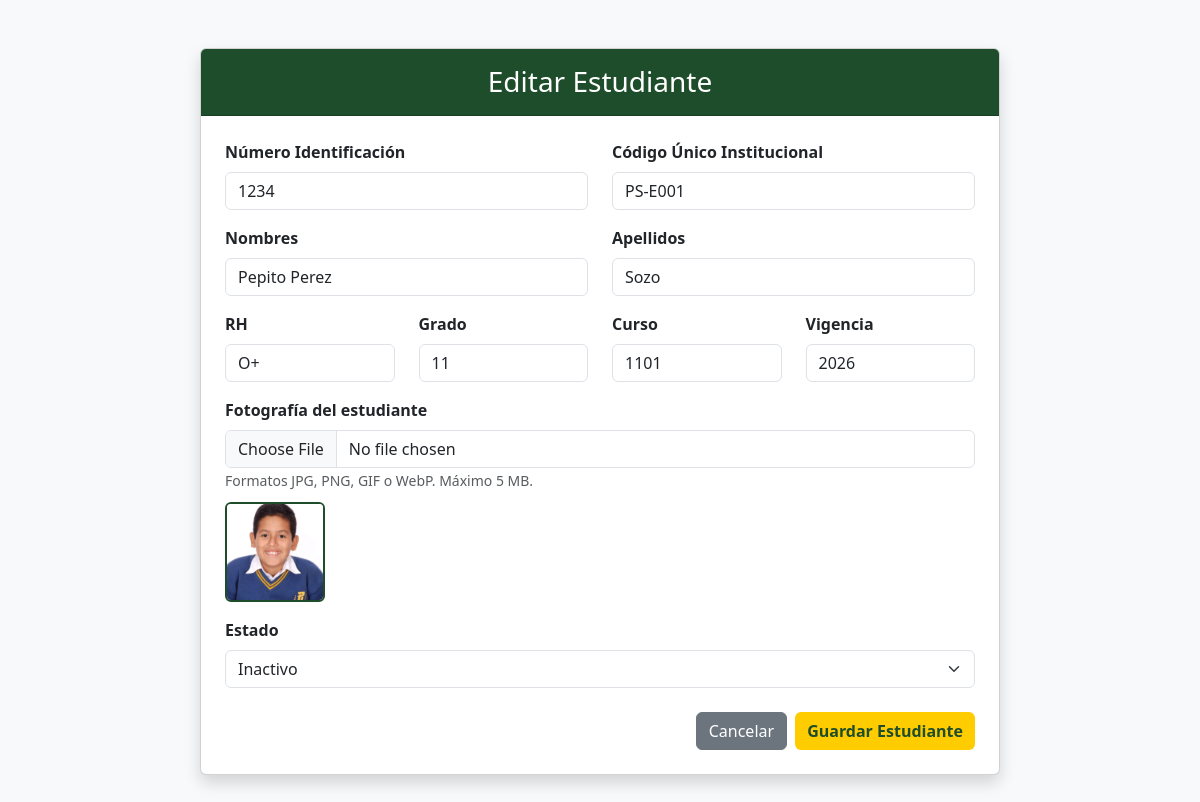
Screenshot of /crear_estudiante.php?editar=1 (signed in) with the database file from the repository.
### tables this page shows
CREATE TABLE `estudiantes` (
  `id_estudiante` int NOT NULL,
  `numero_identificacion` varchar(20) NOT NULL,
  `nombres` varchar(50) NOT NULL,
  `apellidos` varchar(50) NOT NULL,
  `rh` varchar(5) NOT NULL,
  `grado` varchar(10) NOT NULL,
  `curso` varchar(10) NOT NULL,
  `codigo_unico` varchar(50) NOT NULL,
  `ruta_fotografia` varchar(255) DEFAULT NULL,
  `qr_token` varchar(64) NOT NULL,
  `vigencia` year NOT NULL,
  `estado` enum('Activo','Inactivo') DEFAULT 'Activo'
);

### crear_estudiante.php (the view, shortened to what this page needs)
<?php
include 'conexion/conex.php';
$id_estudiante = "";
$identificacion = "";
$nombres = "";
$apellidos = "";
$rh = "";
$grado = "";
$curso = "";
$codigo_unico = "";
$ruta_fotografia = "";
$vigencia = date("Y");
$estado = "Activo";
$es_editar = false;
if (isset($_GET['editar'])) {
    $es_editar = true;
    $id_estudiante = intval($_GET['editar']);
    $res = mysqli_query($conn, "SELECT * FROM estudiantes WHERE id_estudiante = $id_estudiante");
    if ($res && mysqli_num_rows($res) > 0) {
        $est = mysqli_fetch_assoc($res);
        $identificacion = $est['numero_identificacion'];
        $nombres = $est['nombres'];
        $apellidos = $est['apellidos'];
        $rh = $est['rh'];
        $grado = $est['grado'];
        $curso = $est['curso'];
        $codigo_unico = $est['codigo_unico'];
        $ruta_fotografia = $est['ruta_fotografia'] ?? '';
        $vigencia = $est['vigencia'];
        $estado = $est['estado'];
    }
}
?>
<!DOCTYPE html>
<html lang="es">
<head>
    <link href="https://cdn.jsdelivr.net/npm/bootstrap@5.3.0/dist/css/bootstrap.min.css" rel="stylesheet">
</head>
<body class="bg-light">
    <div class="container py-5">
        <div class="card shadow" style="max-width: 800px; margin: auto;">
            <div class="card-header bg-institucional-verde text-center py-3">
                <h3 class="mb-0"><?= $es_editar ? 'Editar' : 'Agregar' ?> Estudiante</h3>
            </div>
            <div class="card-body p-4">
                <form method="POST" enctype="multipart/form-data" action="crear_estudiante.php<?= $es_editar ? '?editar='.$id_estudiante : '' ?>">
                    <div class="row">
                        <div class="col-md-6 mb-3">
                            <label class="form-label fw-bold">Número Identificación</label>
                            <input type="text" name="numero_identificacion" class="form-control" value="<?= htmlspecialchars($identificacion) ?>" inputmode="numeric" minlength="10" maxlength="20" pattern="[0-9]{10,20}" title="Ingresa entre 10 y 20 dígitos" required>
                        </div>
                        <div class="col-md-6 mb-3">
                            <label class="form-label fw-bold">Código Único Institucional</label>
                            <input type="text" name="codigo_unico" class="form-control" value="<?= htmlspecialchars($codigo_unico) ?>" required>
                        </div>
                    </div>
                    <div class="row">
                        <div class="col-md-6 mb-3">
                            <label class="form-label fw-bold">Nombres</label>
                            <input type="text" name="nombres" class="form-control" value="<?= htmlspecialchars($nombres) ?>" required>
                        </div>
                        <div class="col-md-6 mb-3">
                            <label class="form-label fw-bold">Apellidos</label>
                            <input type="text" name="apellidos" class="form-control" value="<?= htmlspecialchars($apellidos) ?>" required>
                        </div>
                    </div>
                    <div class="row">
                        <div class="col-md-3 mb-3">
                            <label class="form-label fw-bold">RH</label>
                            <input type="text" name="rh" class="form-control" value="<?= htmlspecialchars($rh) ?>" required placeholder="Ej: O+">
                        </div>
                        <div class="col-md-3 mb-3">
                            <label class="form-label fw-bold">Grado</label>
                            <input type="text" name="grado" class="form-control" value="<?= htmlspecialchars($grado) ?>" required>
                        </div>
                        <div class="col-md-3 mb-3">
                            <label class="form-label fw-bold">Curso</label>
                            <input type="text" name="curso" class="form-control" value="<?= htmlspecialchars($curso) ?>" required>
                        </div>
                        <div class="col-md-3 mb-3">
                            <label class="form-label fw-bold">Vigencia</label>
                            <input type="number" name="vigencia" class="form-control" value="<?= htmlspecialchars($vigencia) ?>" required>
                        </div>
                    </div>
                    <div class="mb-3">
                        <label for="fotografia" class="form-label fw-bold">Fotografía del estudiante</label>
                        <input type="file" name="fotografia" id="fotografia" class="form-control" accept=".jpg,.jpeg,.png,.gif,.webp,image/jpeg,image/png,image/gif,image/webp">
                        <small class="form-text text-muted">Formatos JPG, PNG, GIF o WebP. Máximo 5 MB.</small>
                        <?php if (!empty($ruta_fotografia)): ?>
                            <?php $foto_actual = preg_match('/^https?:\/\//i', $ruta_fotografia) ? $ruta_fotografia : 'img/' . ltrim($ruta_fotografia, '/\\'); ?>
                            <img src="<?= htmlspecialchars($foto_actual, ENT_QUOTES, 'UTF-8') ?>" alt="Fotografía actual del estudiante" class="foto-actual">
                        <?php endif; ?>
                    </div>
                    <div class="mb-3">
                        <label class="form-label fw-bold">Estado</label>
                        <select name="estado" class="form-select">
                            <option value="Inactivo" <?= $estado == 'Inactivo' ? 'selected' : '' ?>>Inactivo</option>
                        </select>
                    </div>
                    <div class="d-flex gap-2 justify-content-end mt-4">
                        <a href="index.php" class="btn btn-secondary">Cancelar</a>
                        <button type="submit" class="btn btn-institucional-amarillo">Guardar Estudiante</button>
                    </div>
                </form>
            </div>
        </div>
    </div>
</body>
</html>

### crear_estudiante.php (style rules this page uses)
.bg-institucional-verde { background-color: #1e4d2b !important; color: white; }
.btn-institucional-amarillo { background-color: #ffcc00; color: #1e4d2b; font-weight: bold; border: none; }
.foto-actual { display: block; width: 100px; height: 100px; margin-top: 10px; object-fit: cover; border: 2px solid #1e4d2b; border-radius: 6px; }

### rows the page displays
estudiantes: numero_identificacion "1234", codigo_unico "PS-E001", nombres "Pepito Perez", apellidos "Sozo", rh "O+", grado "11", curso "1101", vigencia "2026", ruta_fotografia (picture), estado "Inactivo"
